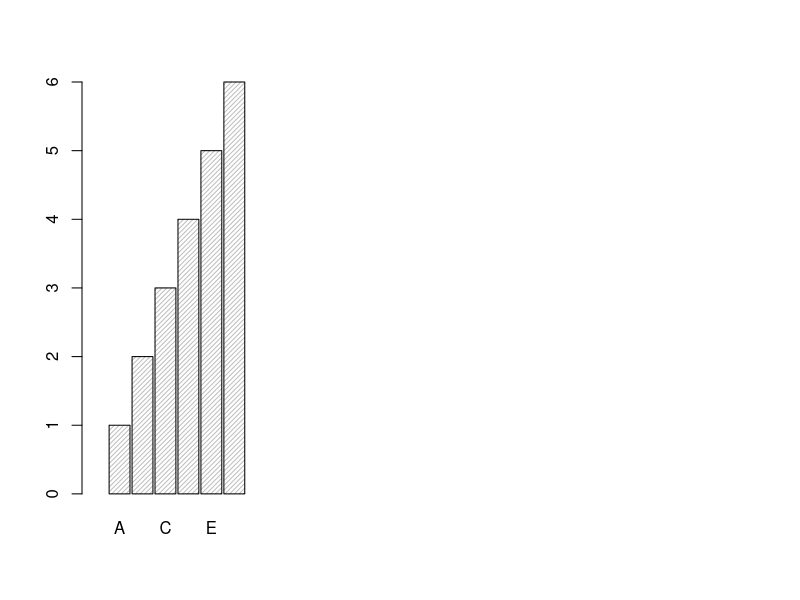
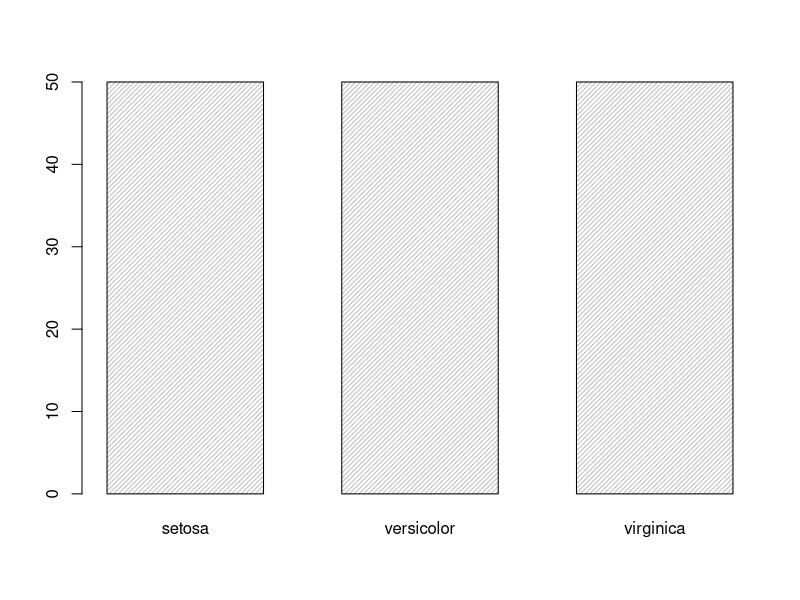

The R script that drew these images, in order:
?barplot
bars<-c(1,2,3,4,5,6)
barplot(bars, width=1, space=0.1,
        names.arg=c("A","B","C","D","E","F"),
        density=30, xlim = c(0, 30))

counts<-table(iris$Species)
counts

barplot(counts, width=1, space=0.5,
        names.arg=c(levels(iris$Species)),
        density=30)

